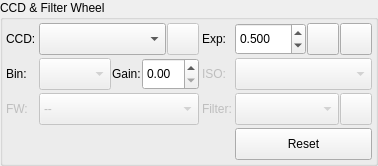
        <widget class="QGroupBox" name="ccdGroup">
         <property name="sizePolicy">
          <sizepolicy hsizetype="Preferred" vsizetype="Fixed">
           <horstretch>0</horstretch>
           <verstretch>0</verstretch>
          </sizepolicy>
         </property>
         <property name="title">
          <string>CCD &amp;&amp; Filter Wheel</string>
         </property>
         <layout class="QGridLayout" name="gridLayout_4">
          <property name="leftMargin">
           <number>3</number>
          </property>
          <property name="topMargin">
           <number>3</number>
          </property>
          <property name="rightMargin">
           <number>3</number>
          </property>
          <property name="bottomMargin">
           <number>3</number>
          </property>
          <property name="spacing">
           <number>3</number>
          </property>
          <item row="1" column="3">
           <widget class="QComboBox" name="ISOCombo">
            <property name="enabled">
             <bool>false</bool>
            </property>
            <property name="minimumSize">
             <size>
              <width>0</width>
              <height>32</height>
             </size>
            </property>
           </widget>
          </item>
          <item row="0" column="3">
           <layout class="QHBoxLayout" name="horizontalLayout_3">
            <property name="spacing">
             <number>1</number>
            </property>
            <item>
             <widget class="QDoubleSpinBox" name="exposureIN">
              <property name="minimumSize">
               <size>
                <width>0</width>
                <height>32</height>
               </size>
              </property>
              <property name="decimals">
               <number>3</number>
              </property>
              <property name="minimum">
               <double>0.001000000000000</double>
              </property>
              <property name="maximum">
               <double>300.000000000000000</double>
              </property>
              <property name="singleStep">
               <double>0.100000000000000</double>
              </property>
              <property name="value">
               <double>0.500000000000000</double>
              </property>
             </widget>
            </item>
            <item>
             <widget class="QPushButton" name="toggleFullScreenB">
              <property name="minimumSize">
               <size>
                <width>32</width>
                <height>32</height>
               </size>
              </property>
              <property name="maximumSize">
               <size>
                <width>32</width>
                <height>32</height>
               </size>
              </property>
              <property name="toolTip">
               <string>Toggle Full Screen</string>
              </property>
              <property name="text">
               <string/>
              </property>
              <property name="iconSize">
               <size>
                <width>28</width>
                <height>28</height>
               </size>
              </property>
             </widget>
            </item>
            <item>
             <widget class="QPushButton" name="showFITSViewerB">
              <property name="minimumSize">
               <size>
                <width>32</width>
                <height>32</height>
               </size>
              </property>
              <property name="maximumSize">
               <size>
                <width>32</width>
                <height>32</height>
               </size>
              </property>
              <property name="toolTip">
               <string>Show in FITS Viewer</string>
              </property>
              <property name="text">
               <string/>
              </property>
              <property name="iconSize">
               <size>
                <width>28</width>
                <height>28</height>
               </size>
              </property>
             </widget>
            </item>
           </layout>
          </item>
          <item row="2" column="0">
           <widget class="QLabel" name="FilterCaptureLabel">
            <property name="enabled">
             <bool>false</bool>
            </property>
            <property name="toolTip">
             <string>Filter Wheel</string>
            </property>
            <property name="whatsThis">
             <string/>
            </property>
            <property name="text">
             <string>FW:</string>
            </property>
           </widget>
          </item>
          <item row="1" column="0">
           <widget class="QLabel" name="label_18">
            <property name="text">
             <string>Bin:</string>
            </property>
           </widget>
          </item>
          <item row="2" column="2">
           <widget class="QLabel" name="FilterPosLabel">
            <property name="enabled">
             <bool>false</bool>
            </property>
            <property name="toolTip">
             <string>Number of images to capture</string>
            </property>
            <property name="whatsThis">
             <string/>
            </property>
            <property name="text">
             <string>Filter:</string>
            </property>
           </widget>
          </item>
          <item row="2" column="1">
           <widget class="QComboBox" name="FilterDevicesCombo">
            <property name="enabled">
             <bool>false</bool>
            </property>
            <property name="minimumSize">
             <size>
              <width>0</width>
              <height>32</height>
             </size>
            </property>
            <item>
             <property name="text">
              <string>--</string>
             </property>
            </item>
           </widget>
          </item>
          <item row="0" column="2">
           <widget class="QLabel" name="label_7">
            <property name="toolTip">
             <string>Exposure time in seconds</string>
            </property>
            <property name="text">
             <string>Exp:</string>
            </property>
           </widget>
          </item>
          <item row="3" column="3">
           <widget class="QPushButton" name="resetFrameB">
            <property name="minimumSize">
             <size>
              <width>0</width>
              <height>32</height>
             </size>
            </property>
            <property name="toolTip">
             <string>Reset focus subframe to full capture</string>
            </property>
            <property name="text">
             <string>Reset</string>
            </property>
            <property name="icon">
             <iconset theme="edit-delete">
              <normaloff>.</normaloff>.</iconset>
            </property>
           </widget>
          </item>
          <item row="0" column="0">
           <widget class="QLabel" name="textLabel1_6">
            <property name="toolTip">
             <string/>
            </property>
            <property name="whatsThis">
             <string/>
            </property>
            <property name="text">
             <string>CCD:</string>
            </property>
           </widget>
          </item>
          <item row="1" column="1">
           <layout class="QHBoxLayout" name="horizontalLayout_2">
            <property name="spacing">
             <number>1</number>
            </property>
            <item>
             <widget class="QComboBox" name="binningCombo">
              <property name="enabled">
               <bool>false</bool>
              </property>
              <property name="minimumSize">
               <size>
                <width>0</width>
                <height>32</height>
               </size>
              </property>
             </widget>
            </item>
            <item>
             <widget class="QLabel" name="gainLabel">
              <property name="toolTip">
               <string>Exposure time in seconds</string>
              </property>
              <property name="text">
               <string>Gain:</string>
              </property>
             </widget>
            </item>
            <item>
             <widget class="QDoubleSpinBox" name="gainIN">
              <property name="minimumSize">
               <size>
                <width>0</width>
                <height>32</height>
               </size>
              </property>
             </widget>
            </item>
           </layout>
          </item>
          <item row="1" column="2">
           <widget class="QLabel" name="ISOLabel">
            <property name="enabled">
             <bool>false</bool>
            </property>
            <property name="text">
             <string>ISO:</string>
            </property>
           </widget>
          </item>
          <item row="2" column="3">
           <layout class="QHBoxLayout" name="horizontalLayout_10">
            <property name="spacing">
             <number>1</number>
            </property>
            <item>
             <widget class="QComboBox" name="FilterPosCombo">
              <property name="enabled">
               <bool>false</bool>
              </property>
              <property name="minimumSize">
               <size>
                <width>0</width>
                <height>32</height>
               </size>
              </property>
             </widget>
            </item>
            <item>
             <widget class="QPushButton" name="filterManagerB">
              <property name="enabled">
               <bool>false</bool>
              </property>
              <property name="minimumSize">
               <size>
                <width>32</width>
                <height>32</height>
               </size>
              </property>
              <property name="maximumSize">
               <size>
                <width>32</width>
                <height>32</height>
               </size>
              </property>
              <property name="toolTip">
               <string>Filter Settings</string>
              </property>
              <property name="text">
               <string/>
              </property>
              <property name="icon">
               <iconset theme="view-filter">
                <normaloff>.</normaloff>.</iconset>
              </property>
              <property name="iconSize">
               <size>
                <width>28</width>
                <height>28</height>
               </size>
              </property>
             </widget>
            </item>
           </layout>
          </item>
          <item row="0" column="1">
           <layout class="QHBoxLayout" name="horizontalLayout">
            <property name="spacing">
             <number>1</number>
            </property>
            <item>
             <widget class="QComboBox" name="CCDCaptureCombo">
              <property name="minimumSize">
               <size>
                <width>0</width>
                <height>32</height>
               </size>
              </property>
             </widget>
            </item>
            <item>
             <widget class="QPushButton" name="liveVideoB">
              <property name="enabled">
               <bool>false</bool>
              </property>
              <property name="minimumSize">
               <size>
                <width>32</width>
                <height>32</height>
               </size>
              </property>
              <property name="maximumSize">
               <size>
                <width>32</width>
                <height>32</height>
               </size>
              </property>
              <property name="toolTip">
               <string>Live Video</string>
              </property>
              <property name="text">
               <string/>
              </property>
              <property name="icon">
               <iconset theme="camera-off">
                <normaloff>.</normaloff>.</iconset>
              </property>
              <property name="iconSize">
               <size>
                <width>28</width>
                <height>28</height>
               </size>
              </property>
              <property name="checkable">
               <bool>true</bool>
              </property>
             </widget>
            </item>
           </layout>
          </item>
         </layout>
        </widget>
